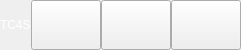
           <widget class="QFrame" name="content_top">
            <property name="minimumSize">
             <size>
              <width>0</width>
              <height>50</height>
             </size>
            </property>
            <property name="maximumSize">
             <size>
              <width>16777215</width>
              <height>50</height>
             </size>
            </property>
            <property name="frameShape">
             <enum>QFrame::NoFrame</enum>
            </property>
            <property name="frameShadow">
             <enum>QFrame::Raised</enum>
            </property>
            <layout class="QHBoxLayout" name="horizontalLayout_3">
             <property name="spacing">
              <number>0</number>
             </property>
             <property name="leftMargin">
              <number>0</number>
             </property>
             <property name="topMargin">
              <number>0</number>
             </property>
             <property name="rightMargin">
              <number>0</number>
             </property>
             <property name="bottomMargin">
              <number>0</number>
             </property>
             <item>
              <widget class="QFrame" name="left_box">
               <property name="sizePolicy">
                <sizepolicy hsizetype="Expanding" vsizetype="Preferred">
                 <horstretch>0</horstretch>
                 <verstretch>0</verstretch>
                </sizepolicy>
               </property>
               <property name="frameShape">
                <enum>QFrame::NoFrame</enum>
               </property>
               <property name="frameShadow">
                <enum>QFrame::Raised</enum>
               </property>
               <layout class="QHBoxLayout" name="horizontalLayout_5">
                <property name="spacing">
                 <number>0</number>
                </property>
                <property name="leftMargin">
                 <number>0</number>
                </property>
                <property name="topMargin">
                 <number>0</number>
                </property>
                <property name="rightMargin">
                 <number>0</number>
                </property>
                <property name="bottomMargin">
                 <number>0</number>
                </property>
                <item>
                 <widget class="QLabel" name="title_info">
                  <property name="maximumSize">
                   <size>
                    <width>16777215</width>
                    <height>45</height>
                   </size>
                  </property>
                  <property name="styleSheet">
                   <string notr="true">color: rgb(255, 255, 255);</string>
                  </property>
                  <property name="text">
                   <string>TC4S</string>
                  </property>
                 </widget>
                </item>
               </layout>
              </widget>
             </item>
             <item alignment="Qt::AlignRight">
              <widget class="QFrame" name="right_btns">
               <property name="frameShape">
                <enum>QFrame::NoFrame</enum>
               </property>
               <property name="frameShadow">
                <enum>QFrame::Raised</enum>
               </property>
               <layout class="QHBoxLayout" name="horizontalLayout_4">
                <property name="spacing">
                 <number>0</number>
                </property>
                <property name="leftMargin">
                 <number>0</number>
                </property>
                <property name="topMargin">
                 <number>0</number>
                </property>
                <property name="rightMargin">
                 <number>0</number>
                </property>
                <property name="bottomMargin">
                 <number>0</number>
                </property>
                <item>
                 <widget class="QPushButton" name="minimize_btn">
                  <property name="minimumSize">
                   <size>
                    <width>70</width>
                    <height>50</height>
                   </size>
                  </property>
                  <property name="maximumSize">
                   <size>
                    <width>70</width>
                    <height>50</height>
                   </size>
                  </property>
                  <property name="styleSheet">
                   <string notr="true">background-image: url(icons/minimize.png);
</string>
                  </property>
                  <property name="text">
                   <string/>
                  </property>
                 </widget>
                </item>
                <item>
                 <widget class="QPushButton" name="maximize_btn">
                  <property name="minimumSize">
                   <size>
                    <width>70</width>
                    <height>50</height>
                   </size>
                  </property>
                  <property name="maximumSize">
                   <size>
                    <width>70</width>
                    <height>50</height>
                   </size>
                  </property>
                  <property name="styleSheet">
                   <string notr="true">background-image: url(icons/maximize.png);
</string>
                  </property>
                  <property name="text">
                   <string/>
                  </property>
                 </widget>
                </item>
                <item>
                 <widget class="QPushButton" name="close_btn">
                  <property name="minimumSize">
                   <size>
                    <width>70</width>
                    <height>50</height>
                   </size>
                  </property>
                  <property name="maximumSize">
                   <size>
                    <width>70</width>
                    <height>50</height>
                   </size>
                  </property>
                  <property name="styleSheet">
                   <string notr="true">background-image: url(icons/close.png);
</string>
                  </property>
                  <property name="text">
                   <string/>
                  </property>
                 </widget>
                </item>
               </layout>
              </widget>
             </item>
            </layout>
           </widget>
